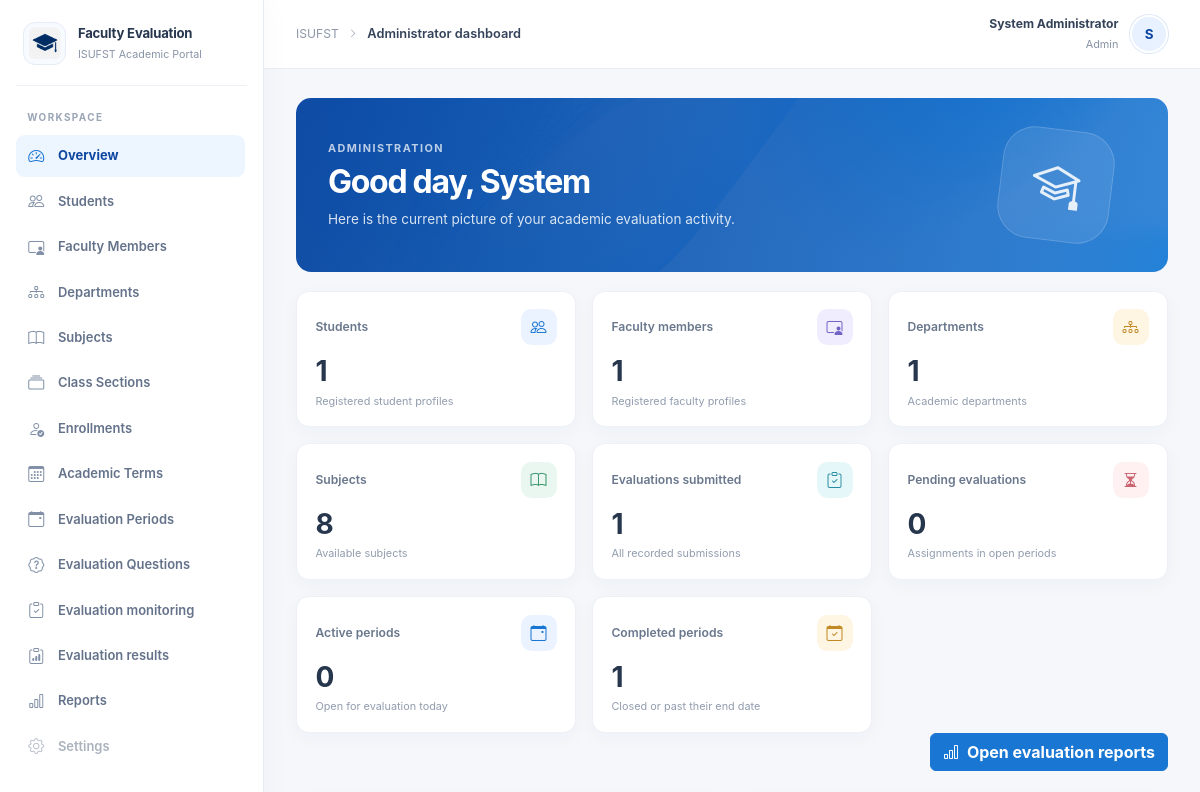
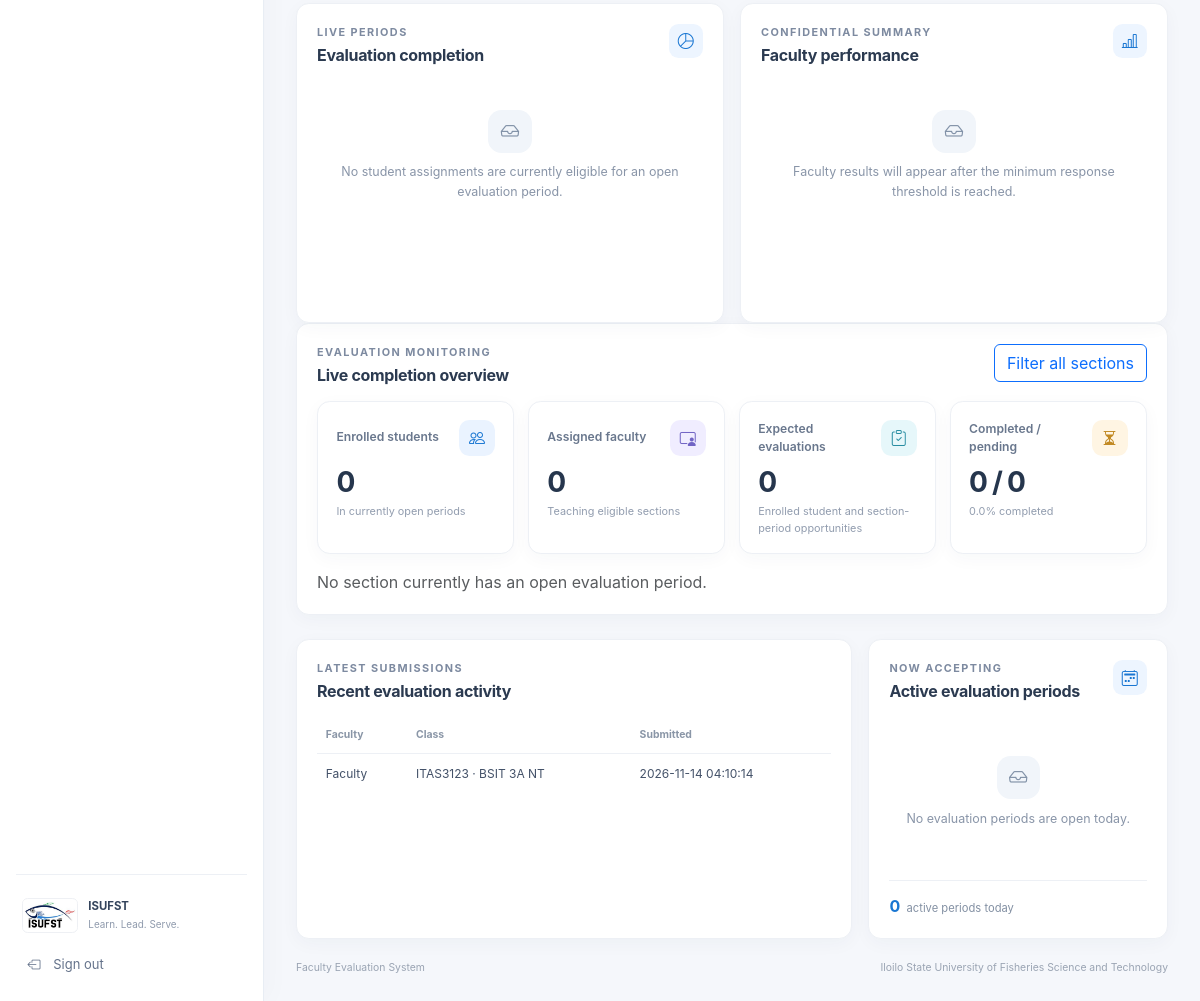
Screenshot of /faculty_evaluation_system/admin/dashboard.php (signed in) with the database file from the repository (2 pictures, top to bottom).
### tables this page shows
CREATE TABLE `users` (
  `id` int(11) NOT NULL,
  `full_name` varchar(150) NOT NULL,
  `email` varchar(150) NOT NULL,
  `password_hash` varchar(255) NOT NULL,
  `role` enum('admin','student','faculty') NOT NULL,
  `status` enum('active','inactive') DEFAULT 'active',
  `created_at` timestamp NULL DEFAULT current_timestamp()
);

CREATE TABLE `evaluations` (
  `id` int(11) NOT NULL,
  `student_id` int(11) NOT NULL,
  `class_section_id` int(11) NOT NULL,
  `evaluation_period_id` int(11) NOT NULL,
  `overall_comment` text DEFAULT NULL,
  `submitted_at` timestamp NULL DEFAULT current_timestamp()
);

CREATE TABLE `subjects` (
  `id` int(11) NOT NULL,
  `subject_code` varchar(30) NOT NULL,
  `subject_name` varchar(150) NOT NULL,
  `units` int(11) DEFAULT 3
);

CREATE TABLE `class_sections` (
  `id` int(11) NOT NULL,
  `subject_id` int(11) NOT NULL,
  `faculty_id` int(11) NOT NULL,
  `academic_term_id` int(11) NOT NULL,
  `section_name` varchar(50) NOT NULL
);

### faculty_evaluation_system/admin/dashboard.php (the view, shortened to what the rows shown need)
<?php
require_once __DIR__ . '/../includes/auth.php';
require_once __DIR__ . '/../includes/portal.php';
require_once __DIR__ . '/../config/database.php';
$user = requireRole('admin');
$activityResult = $conn->query(
    "SELECT ev.submitted_at, s.subject_code, cs.section_name, u.full_name AS faculty_name
     FROM evaluations ev
     INNER JOIN class_sections cs ON cs.id = ev.class_section_id
     INNER JOIN subjects s ON s.id = cs.subject_id
     INNER JOIN faculty f ON f.id = cs.faculty_id
     INNER JOIN users u ON u.id = f.user_id
     ORDER BY ev.submitted_at DESC
     LIMIT 6"
);
$activities = $activityResult->fetch_all(MYSQLI_ASSOC);
renderPortalPage('Administrator dashboard', $user, static function () use (
    $user,
    $stats,
    $completionRate,
    $completedCount,
    $eligibleCount,
    $monitoringStudents,
    $monitoringFaculty,
    $monitoringSections,
    $performance,
    $performanceNames,
    $performanceScores,
    $periods,
    $activities
): void {
    ?>
    <section class="welcome-banner">
        <div class="welcome-copy">
            <p class="eyebrow">ADMINISTRATION</p>
            <h1>Good day, <?= htmlspecialchars(explode(' ', $user['full_name'])[0], ENT_QUOTES, 'UTF-8') ?></h1>
            <p>Here is the current picture of your academic evaluation activity.</p>
        </div>
    </section>
    <section class="dashboard-grid dashboard-grid-charts">
        <article class="content-card chart-card">
            <div class="card-heading">
                <div><p class="eyebrow">LIVE PERIODS</p><h2>Evaluation completion</h2></div>
            </div>
        </article>
        <article class="content-card chart-card">
            <div class="card-heading">
                <div><p class="eyebrow">CONFIDENTIAL SUMMARY</p><h2>Faculty performance</h2></div>
            </div>
        </article>
    </section>
    <section class="content-card admin-monitoring-card">
        <div class="card-heading">
            <div><p class="eyebrow">EVALUATION MONITORING</p><h2>Live completion overview</h2></div>
        </div>
    </section>
    <section class="dashboard-grid dashboard-grid-lower">
        <article class="content-card">
            <div class="card-heading">
                <div><p class="eyebrow">LATEST SUBMISSIONS</p><h2>Recent evaluation activity</h2></div>
            </div>
            <?php if ($activities === []): ?>
                <?php dashboardEmptyState('There are no submitted evaluations yet.'); ?>
            <?php else: ?>
                <div class="table-responsive">
                    <table class="table portal-table align-middle mb-0">
                        <thead><tr><th>Faculty</th><th>Class</th><th>Submitted</th></tr></thead>
                        <tbody>
                        <?php foreach ($activities as $activity): ?>
                            <tr>
                                <td><?= htmlspecialchars($activity['faculty_name'], ENT_QUOTES, 'UTF-8') ?></td>
                                <td><?= htmlspecialchars($activity['subject_code'] . ' · ' . $activity['section_name'], ENT_QUOTES, 'UTF-8') ?></td>
                                <td><?= htmlspecialchars((string) $activity['submitted_at'], ENT_QUOTES, 'UTF-8') ?></td>
                            </tr>
                        <?php endforeach; ?>
                        </tbody>
                    </table>
                </div>
            <?php endif; ?>
        </article>
        <article class="content-card">
            <div class="card-heading">
                <div><p class="eyebrow">NOW ACCEPTING</p><h2>Active evaluation periods</h2></div>
            </div>
        </article>
    </section>
    <?php
});

### faculty_evaluation_system/includes/portal.php (shortened to what the rows shown need)
<?php
function renderPortalPage(string $title, array $user, callable $content): void
{
    $role = (string) ($user['role'] ?? '');
    $initial = strtoupper(substr((string) ($user['full_name'] ?? 'U'), 0, 1));
    ?>
    <!DOCTYPE html>
    <html lang="en">
    <head>
        <link href="https://cdn.jsdelivr.net/npm/bootstrap@5.3.3/dist/css/bootstrap.min.css" rel="stylesheet">
        <link href="https://cdn.jsdelivr.net/npm/bootstrap-icons@1.11.3/font/bootstrap-icons.min.css" rel="stylesheet">
        <link href="<?= htmlspecialchars(appPath('assets/css/style.css'), ENT_QUOTES, 'UTF-8') ?>" rel="stylesheet">
    </head>
    <body class="portal-page">
        <div class="portal-shell">
            <div class="portal-main">
                <header class="portal-topbar">
                    <div class="topbar-user">
                        <div class="topbar-user-copy">
                            <strong><?= htmlspecialchars($user['full_name'] ?? '', ENT_QUOTES, 'UTF-8') ?></strong>
                            <span><?= htmlspecialchars(ucfirst($role), ENT_QUOTES, 'UTF-8') ?></span>
                        </div>
                        <div class="user-avatar" aria-hidden="true"><?= htmlspecialchars($initial, ENT_QUOTES, 'UTF-8') ?></div>
                    </div>
                </header>
                <main class="portal-content">
                    <?php $content(); ?>
                </main>
            </div>
        </div>
    </body>
    </html>
    <?php
}
    ?>

### rows the page displays
users: full_name "System Administrator", role "Admin", full_name "S", full_name "System"
evaluations: users.full_name "Faculty", subjects.subject_code "ITAS3123 · BSIT 3A NT", submitted_at "2026-11-14 04:10:14"

### other values shown
$label "Overview"
$label "Students"
$label "Faculty Members"
$label "Departments"
$label "Subjects"
$label "Class Sections"
$label "Enrollments"
$label "Academic Terms"
$label "Evaluation Periods"
$label "Evaluation Questions"
$label "Evaluation monitoring"
$label "Evaluation results"
$label "Reports"
$label "Settings"
$title "Administrator dashboard"
